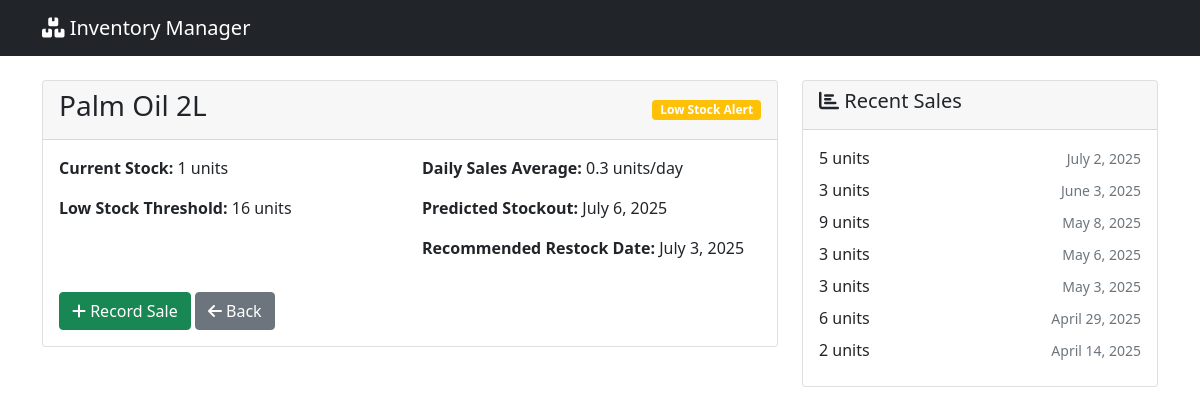
/products/3/, run on an earlier commit of the app's database.
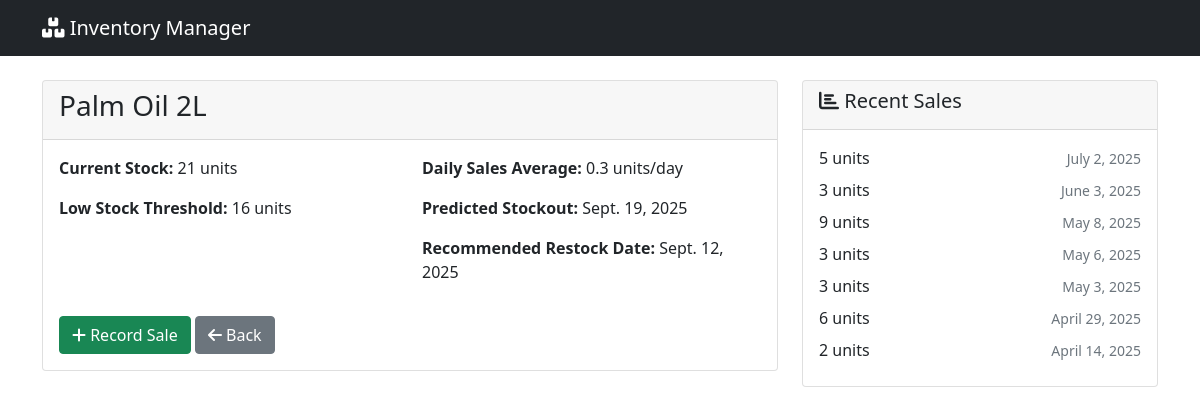
And on a later commit of the database.
### inventory/models.py (models this page shows, shortened)
class Product(models.Model):
    name = models.CharField(max_length=200)
    sku = models.CharField(max_length=50, unique=True, blank=True)
    current_stock = models.PositiveIntegerField(default=0)
    low_stock_threshold = models.PositiveIntegerField(default=10)
    created_at = models.DateTimeField(auto_now_add=True)
    updated_at = models.DateTimeField(auto_now=True)
    @property
    def is_low_stock(self):
        return self.current_stock <= self.low_stock_threshold
    def get_daily_sales_average(self, days=30):
        end_date = timezone.now().date()
        start_date = end_date - timedelta(days=days)
        sales = Sale.objects.filter(
            product=self,
            date__range=[start_date, end_date]
        ).aggregate(total=models.Sum('quantity'))
        total_sold = sales['total'] or 0
        return total_sold / days if days > 0 else 0
    def predict_stockout_date(self):
        daily_avg = self.get_daily_sales_average()
        if daily_avg <= 0:
            return None
        days_until_stockout = self.current_stock / daily_avg
        return timezone.now().date() + timedelta(days=int(days_until_stockout))
    def get_restock_recommendation(self, lead_time_days=7):
        stockout_date = self.predict_stockout_date()
        if not stockout_date:
            return None
        restock_date = stockout_date - timedelta(days=lead_time_days)
        return max(restock_date, timezone.now().date())

### inventory/views.py (the view)
# urls.py: path('products/<int:pk>/', views.product_detail, name='product_detail'),
def product_detail(request, pk):
    product = get_object_or_404(Product, pk=pk)
    recent_sales = product.sales.all()[:10]
    if product.is_low_stock:
        alert, created = StockAlert.objects.get_or_create(
            product=product,
            alert_type='LOW_STOCK',
            is_active=True,
            defaults={
                'message': f'{product.name} is running low on stock. Current: {product.current_stock}, Threshold: {product.low_stock_threshold}'
            }
        )
    context = {
        'product': product,
        'recent_sales': recent_sales,
        'daily_avg': product.get_daily_sales_average(),
        'stockout_date': product.predict_stockout_date(),
        'restock_date': product.get_restock_recommendation(),
    }
    return render(request, 'inventory/product_detail.html', context)

### inventory/templates/inventory/product_detail.html (shortened to what this page needs)
{% extends 'inventory/base.html' %}
{% block content %}
<div class="row">
    <div class="col-md-8">
        <div class="card">
            <div class="card-header d-flex justify-content-between align-items-center">
                <h3>{{ product.name }}</h3>
                {% if product.is_low_stock %}
                    <span class="badge bg-warning">Low Stock Alert</span>
                {% endif %}
            </div>
            <div class="card-body">
                <div class="row">
                    <div class="col-md-6">
                        <p><strong>Current Stock:</strong> {{ product.current_stock }} units</p>
                        <p><strong>Low Stock Threshold:</strong> {{ product.low_stock_threshold }} units</p>
                    </div>
                    <div class="col-md-6">
                        <p><strong>Daily Sales Average:</strong> {{ daily_avg|floatformat:1 }} units/day</p>
                        <p><strong>Predicted Stockout:</strong>
                            {% if stockout_date %}
                                {{ stockout_date }}
                            {% else %}
                                <span class="text-muted">No prediction available</span>
                            {% endif %}
                        </p>
                        <p><strong>Recommended Restock Date:</strong>
                            {% if restock_date %}
                                {{ restock_date }}
                            {% else %}
                                <span class="text-muted">No recommendation available</span>
                            {% endif %}
                        </p>
                    </div>
                </div>
                <div class="mt-3">
                    <a href="{% url 'add_sale' product.pk %}" class="btn btn-success">
                        <i class="fas fa-plus"></i> Record Sale
                    </a>
                    <a href="#" onclick="goBackToProductPages()" class="btn btn-secondary">
                        <i class="fas fa-arrow-left"></i> Back
                    </a>
                </div>
            </div>
        </div>
    </div>
    <div class="col-md-4">
        <div class="card">
            <div class="card-header">
                <h5><i class="fas fa-chart-bar"></i> Recent Sales</h5>
            </div>
            <div class="card-body">
                {% if recent_sales %}
                    {% for sale in recent_sales %}
                        <div class="d-flex justify-content-between align-items-center mb-2">
                            <span>{{ sale.quantity }} units</span>
                            <small class="text-muted">{{ sale.date }}</small>
                        </div>
                    {% endfor %}
                {% else %}
                    <p class="text-muted">No sales recorded yet.</p>
                {% endif %}
            </div>
        </div>
    </div>
</div>
{% endblock %}

What changed in the data, as far as the page shows it:
changed Product "Palm Oil 2L": current_stock "1" → "21"
Also different on the page:
{{ stockout_date }}: "July 6, 2025" → "Sept. 19, 2025"
{{ restock_date }}: "July 3, 2025" → "Sept. 12, 2025"
text no longer shown: "Low Stock Alert"
